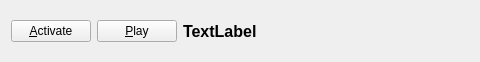
<?xml version="1.0" encoding="UTF-8"?>
<ui version="4.0">
 <class>ScriptActionLauncher</class>
 <widget class="QWidget" name="ScriptActionLauncher">
  <property name="geometry">
   <rect>
    <x>0</x>
    <y>0</y>
    <width>480</width>
    <height>58</height>
   </rect>
  </property>
  <property name="windowTitle">
   <string>Form</string>
  </property>
  <layout class="QGridLayout" name="gridLayout">
   <item row="0" column="7">
    <spacer name="horizontalSpacer">
     <property name="orientation">
      <enum>Qt::Horizontal</enum>
     </property>
     <property name="sizeHint" stdset="0">
      <size>
       <width>244</width>
       <height>20</height>
      </size>
     </property>
    </spacer>
   </item>
   <item row="0" column="4">
    <widget class="QLabel" name="lineLabel">
     <property name="font">
      <font>
       <pointsize>9</pointsize>
       <bold>true</bold>
      </font>
     </property>
     <property name="autoFillBackground">
      <bool>true</bool>
     </property>
     <property name="text">
      <string/>
     </property>
    </widget>
   </item>
   <item row="0" column="3">
    <widget class="QLabel" name="iconLabel">
     <property name="minimumSize">
      <size>
       <width>40</width>
       <height>40</height>
      </size>
     </property>
     <property name="text">
      <string/>
     </property>
    </widget>
   </item>
   <item row="0" column="0">
    <widget class="QPushButton" name="activateButton">
     <property name="text">
      <string>&amp;Activate</string>
     </property>
    </widget>
   </item>
   <item row="0" column="2">
    <widget class="QLabel" name="actionName">
     <property name="font">
      <font>
       <pointsize>12</pointsize>
       <bold>true</bold>
      </font>
     </property>
     <property name="text">
      <string>TextLabel</string>
     </property>
    </widget>
   </item>
   <item row="0" column="1">
    <widget class="QPushButton" name="playButton">
     <property name="text">
      <string>&amp;Play</string>
     </property>
    </widget>
   </item>
  </layout>
 </widget>
 <resources/>
 <connections/>
</ui>
